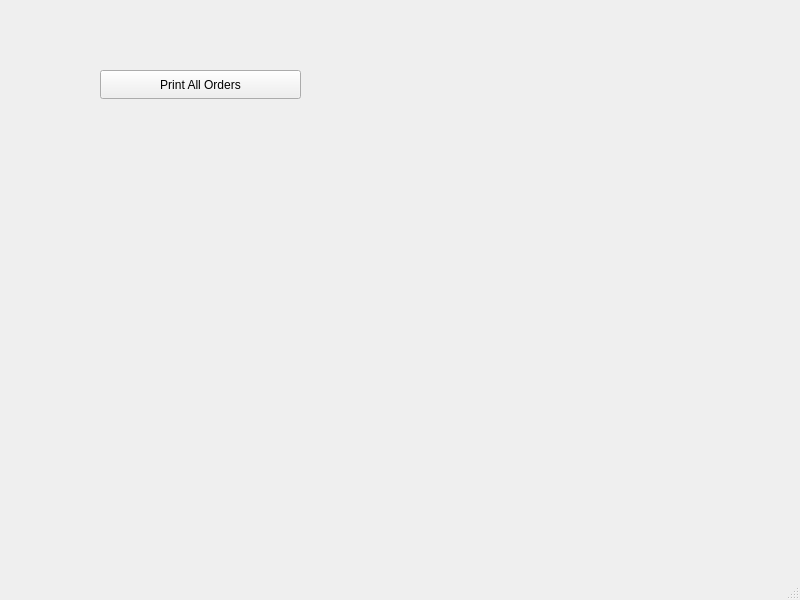
<?xml version="1.0" encoding="UTF-8"?>
<ui version="4.0">
 <class>MainWindow</class>
 <widget class="QMainWindow" name="MainWindow">
  <property name="geometry">
   <rect>
    <x>0</x>
    <y>0</y>
    <width>800</width>
    <height>600</height>
   </rect>
  </property>
  <property name="windowTitle">
   <string>MainWindow</string>
  </property>
  <widget class="QWidget" name="centralwidget">
   <widget class="QPushButton" name="pushButton">
    <property name="geometry">
     <rect>
      <x>100</x>
      <y>70</y>
      <width>201</width>
      <height>29</height>
     </rect>
    </property>
    <property name="text">
     <string>Print All Orders</string>
    </property>
   </widget>
  </widget>
  <widget class="QMenuBar" name="menubar">
   <property name="geometry">
    <rect>
     <x>0</x>
     <y>0</y>
     <width>800</width>
     <height>25</height>
    </rect>
   </property>
  </widget>
  <widget class="QStatusBar" name="statusbar"/>
 </widget>
 <resources/>
 <connections/>
</ui>
